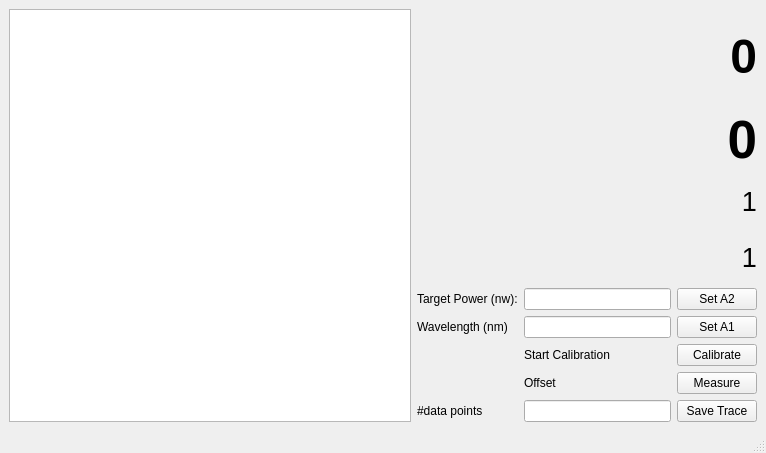
<?xml version="1.0" encoding="UTF-8"?>
<ui version="4.0">
 <class>MainWindow</class>
 <widget class="QMainWindow" name="MainWindow">
  <property name="geometry">
   <rect>
    <x>0</x>
    <y>0</y>
    <width>766</width>
    <height>453</height>
   </rect>
  </property>
  <property name="windowTitle">
   <string>MainWindow</string>
  </property>
  <widget class="QWidget" name="centralwidget">
   <layout class="QHBoxLayout" name="horizontalLayout">
    <item>
     <layout class="QGridLayout" name="gridLayout">
      <item row="8" column="1">
       <widget class="QLabel" name="label">
        <property name="text">
         <string>#data points</string>
        </property>
       </widget>
      </item>
      <item row="7" column="3">
       <widget class="QPushButton" name="Offset_PushButton">
        <property name="text">
         <string>Measure</string>
        </property>
       </widget>
      </item>
      <item row="4" column="1">
       <widget class="QLabel" name="label_3">
        <property name="text">
         <string>Target Power (nw):</string>
        </property>
       </widget>
      </item>
      <item row="0" column="0" rowspan="9">
       <widget class="PlotWidget" name="power_trace_PlotWidget">
        <property name="sizePolicy">
         <sizepolicy hsizetype="Expanding" vsizetype="Expanding">
          <horstretch>1</horstretch>
          <verstretch>1</verstretch>
         </sizepolicy>
        </property>
        <property name="minimumSize">
         <size>
          <width>400</width>
          <height>0</height>
         </size>
        </property>
       </widget>
      </item>
      <item row="6" column="3">
       <widget class="QPushButton" name="Calibrate_PushButton">
        <property name="text">
         <string>Calibrate</string>
        </property>
       </widget>
      </item>
      <item row="1" column="1" colspan="3">
       <widget class="QLabel" name="VoltageValue_Label">
        <property name="font">
         <font>
          <pointsize>40</pointsize>
          <weight>75</weight>
          <bold>true</bold>
         </font>
        </property>
        <property name="text">
         <string>0</string>
        </property>
        <property name="alignment">
         <set>Qt::AlignRight|Qt::AlignTrailing|Qt::AlignVCenter</set>
        </property>
       </widget>
      </item>
      <item row="4" column="3">
       <widget class="QPushButton" name="A2_PushButton">
        <property name="text">
         <string>Set A2</string>
        </property>
       </widget>
      </item>
      <item row="5" column="3">
       <widget class="QPushButton" name="A1_PushButton">
        <property name="text">
         <string>Set A1</string>
        </property>
       </widget>
      </item>
      <item row="6" column="2">
       <widget class="QLabel" name="label_2">
        <property name="text">
         <string>Start Calibration</string>
        </property>
       </widget>
      </item>
      <item row="4" column="2">
       <widget class="QLineEdit" name="TargetPower_LineEdit">
        <property name="text">
         <string/>
        </property>
       </widget>
      </item>
      <item row="0" column="1" colspan="3">
       <widget class="QLabel" name="PowerValue_Label">
        <property name="minimumSize">
         <size>
          <width>340</width>
          <height>95</height>
         </size>
        </property>
        <property name="maximumSize">
         <size>
          <width>340</width>
          <height>95</height>
         </size>
        </property>
        <property name="font">
         <font>
          <pointsize>36</pointsize>
          <weight>75</weight>
          <italic>false</italic>
          <bold>true</bold>
          <underline>false</underline>
         </font>
        </property>
        <property name="text">
         <string>0</string>
        </property>
        <property name="alignment">
         <set>Qt::AlignRight|Qt::AlignTrailing|Qt::AlignVCenter</set>
        </property>
       </widget>
      </item>
      <item row="8" column="2">
       <widget class="QLineEdit" name="Data_Points_LineEdit"/>
      </item>
      <item row="8" column="3">
       <widget class="QPushButton" name="SaveTrace_PushButton">
        <property name="text">
         <string>Save Trace</string>
        </property>
       </widget>
      </item>
      <item row="3" column="1" colspan="3">
       <widget class="QLabel" name="AOM_2_Volt_label">
        <property name="font">
         <font>
          <pointsize>20</pointsize>
         </font>
        </property>
        <property name="text">
         <string>1</string>
        </property>
        <property name="alignment">
         <set>Qt::AlignRight|Qt::AlignTrailing|Qt::AlignVCenter</set>
        </property>
       </widget>
      </item>
      <item row="7" column="2">
       <widget class="QLabel" name="label_8">
        <property name="text">
         <string>Offset</string>
        </property>
       </widget>
      </item>
      <item row="2" column="1" colspan="3">
       <widget class="QLabel" name="AOM_1_Volt_label">
        <property name="font">
         <font>
          <pointsize>20</pointsize>
         </font>
        </property>
        <property name="text">
         <string>1</string>
        </property>
        <property name="alignment">
         <set>Qt::AlignRight|Qt::AlignTrailing|Qt::AlignVCenter</set>
        </property>
       </widget>
      </item>
      <item row="5" column="1">
       <widget class="QLabel" name="label_4">
        <property name="text">
         <string>Wavelength (nm)</string>
        </property>
       </widget>
      </item>
      <item row="5" column="2">
       <widget class="QLineEdit" name="Wavelength_LineEdit"/>
      </item>
     </layout>
    </item>
   </layout>
  </widget>
  <widget class="QMenuBar" name="menubar">
   <property name="geometry">
    <rect>
     <x>0</x>
     <y>0</y>
     <width>766</width>
     <height>21</height>
    </rect>
   </property>
  </widget>
  <widget class="QStatusBar" name="statusbar"/>
 </widget>
 <customwidgets>
  <customwidget>
   <class>PlotWidget</class>
   <extends>QGraphicsView</extends>
   <header>pyqtgraph</header>
  </customwidget>
 </customwidgets>
 <resources/>
 <connections/>
</ui>
